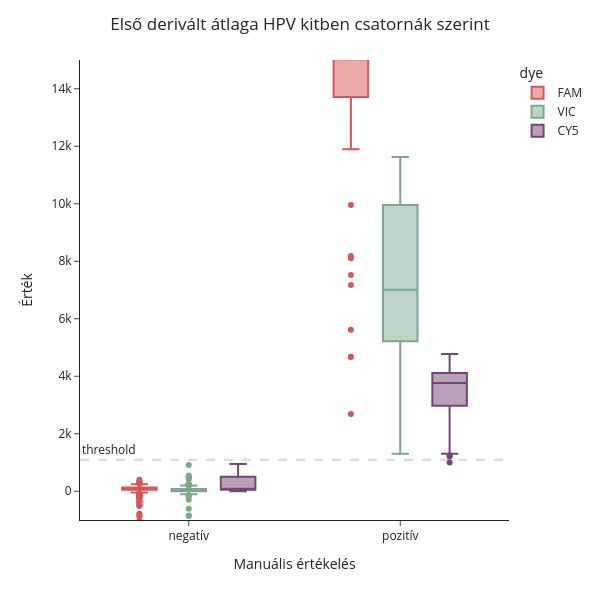

The notebook cell this image was saved under:
### Code cell
import plotly.express as px

fig = px.box(
    hpv_all_manual_result,
    x="manual_result",
    y="dy_mean",
    color="dye",
    color_discrete_map={
        "FAM": "#D75656",
        "VIC": "#7DA78C",
        "CY5": "#744577"
    }
)

fig.update_layout(
    template="simple_white",
    width=600,
    height=600,
    title=dict(text="Első derivált átlaga Légúti panel kitben csatornák szerint", x=0.5),
    xaxis_title="Manuális értékelés",
    yaxis_title="Érték",
    yaxis=dict(range=[-1000, 15000])
)

fig.update_layout(
    title=dict(
        text="Első derivált átlaga HPV kitben csatornák szerint",
        x=0.5
    )
)

fig.add_hline(
    y=1100,
    line_dash="dash",
    line_color="gray",
    annotation_text="threshold",
    annotation_position="top left")

fig.add_shape(
    type="line",
    xref="paper",   # ← EZ A LÉNYEG
    x0=0,
    x1=1,
    yref="y",
    y0=1100,
    y1=1100,
    line=dict(color="gray", width=2, dash="dash"))


fig.show()

### Figure 1 — Plotly figure (JSON) as saved in the notebook; plotly's stock layout.template omitted (floating-point values rounded to 4 significant figures; data arrays with more than 128 entries replaced by an {"elided": "..."} marker saying what was removed)
{"data": [{"alignmentgroup": "True", "hovertemplate": "dye=FAM<br>manual_result=%{x}<br>dy_mean=%{y}<extra></extra>", "legendgroup": "FAM", "marker": {"color": "#D75656"}, "name": "FAM", "notched": false, "offsetgroup": "FAM", "orientation": "v", "showlegend": true, "type": "box", "x": {"elided": "672 str values"}, "x0": " ", "xaxis": "x", "y": {"elided": "672 float values"}, "y0": " ", "yaxis": "y"}, {"alignmentgroup": "True", "hovertemplate": "dye=VIC<br>manual_result=%{x}<br>dy_mean=%{y}<extra></extra>", "legendgroup": "VIC", "marker": {"color": "#7DA78C"}, "name": "VIC", "notched": false, "offsetgroup": "VIC", "orientation": "v", "showlegend": true, "type": "box", "x": {"elided": "672 str values"}, "x0": " ", "xaxis": "x", "y": {"elided": "672 float values"}, "y0": " ", "yaxis": "y"}, {"alignmentgroup": "True", "hovertemplate": "dye=CY5<br>manual_result=%{x}<br>dy_mean=%{y}<extra></extra>", "legendgroup": "CY5", "marker": {"color": "#744577"}, "name": "CY5", "notched": false, "offsetgroup": "CY5", "orientation": "v", "showlegend": true, "type": "box", "x": {"elided": "672 str values"}, "x0": " ", "xaxis": "x", "y": {"elided": "672 float values"}, "y0": " ", "yaxis": "y"}], "layout": {"annotations": [{"showarrow": false, "text": "threshold", "x": 0, "xanchor": "left", "xref": "x domain", "y": 1100, "yanchor": "bottom", "yref": "y"}], "boxmode": "group", "height": 600, "legend": {"title": {"text": "dye"}, "tracegroupgap": 0}, "margin": {"t": 60}, "shapes": [{"line": {"color": "gray", "dash": "dash"}, "type": "line", "x0": 0, "x1": 1, "xref": "x domain", "y0": 1100, "y1": 1100, "yref": "y"}, {"line": {"color": "gray", "dash": "dash", "width": 2}, "type": "line", "x0": 0, "x1": 1, "xref": "paper", "y0": 1100, "y1": 1100, "yref": "y"}], "title": {"text": "Első derivált átlaga HPV kitben csatornák szerint", "x": 0.5}, "width": 600, "xaxis": {"anchor": "y", "domain": [0, 1], "title": {"text": "Manuális értékelés"}}, "yaxis": {"anchor": "x", "domain": [0, 1], "range": [-1000, 15000], "title": {"text": "Érték"}}}}
